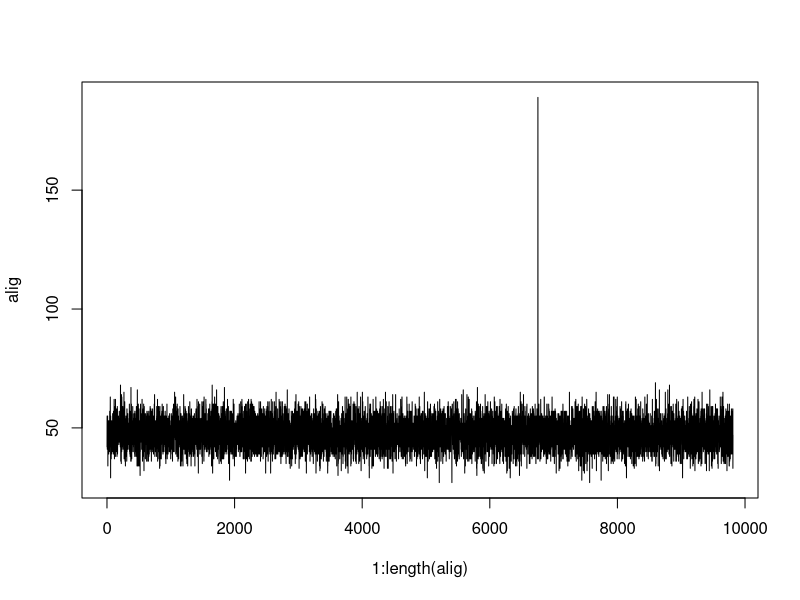

This chart was generated by the following R code:

rm(list=ls())
graphics.off()

#generate some fake sequence data
longseqnum<-floor(runif(10000,0,4))
longseq<-rep('A',10000)
longseq[longseqnum==0]<-'A'
longseq[longseqnum==1]<-'C'
longseq[longseqnum==2]<-'T'
longseq[longseqnum==3]<-'G'
shortseq<-longseq[6754:6943]
shortseq[c(10,12,103,190)]<-'A'
save(file='SequenceData.RData',longseq,shortseq)

#now plot alignment versus position
alig<-NA*numeric(length(longseq)-length(shortseq)+1)
for (counter in 1:length(alig))
{
  alig[counter]<-sum(shortseq==longseq[counter:(counter+length(shortseq)-1)])
}
plot(1:length(alig),alig,type='l')

